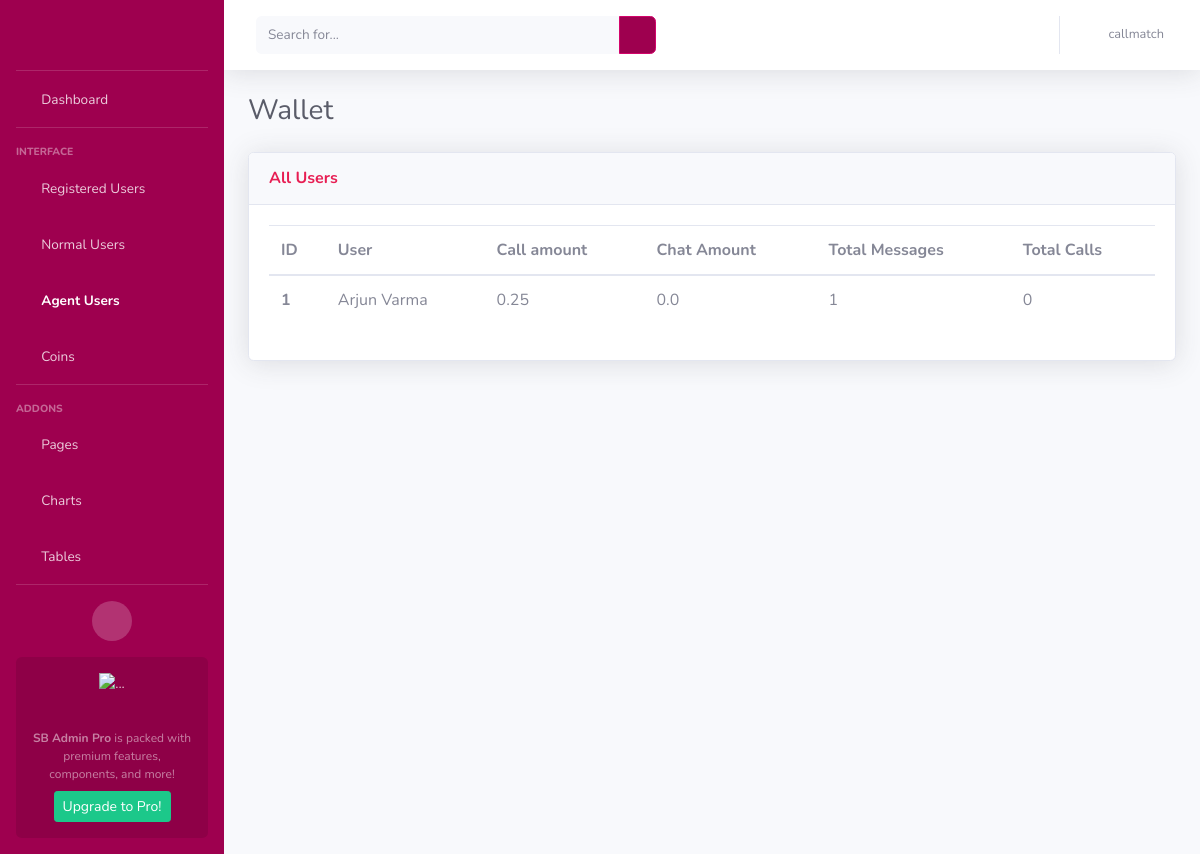
/wallet_agent_user (signed in), run on an earlier commit of the app's database.
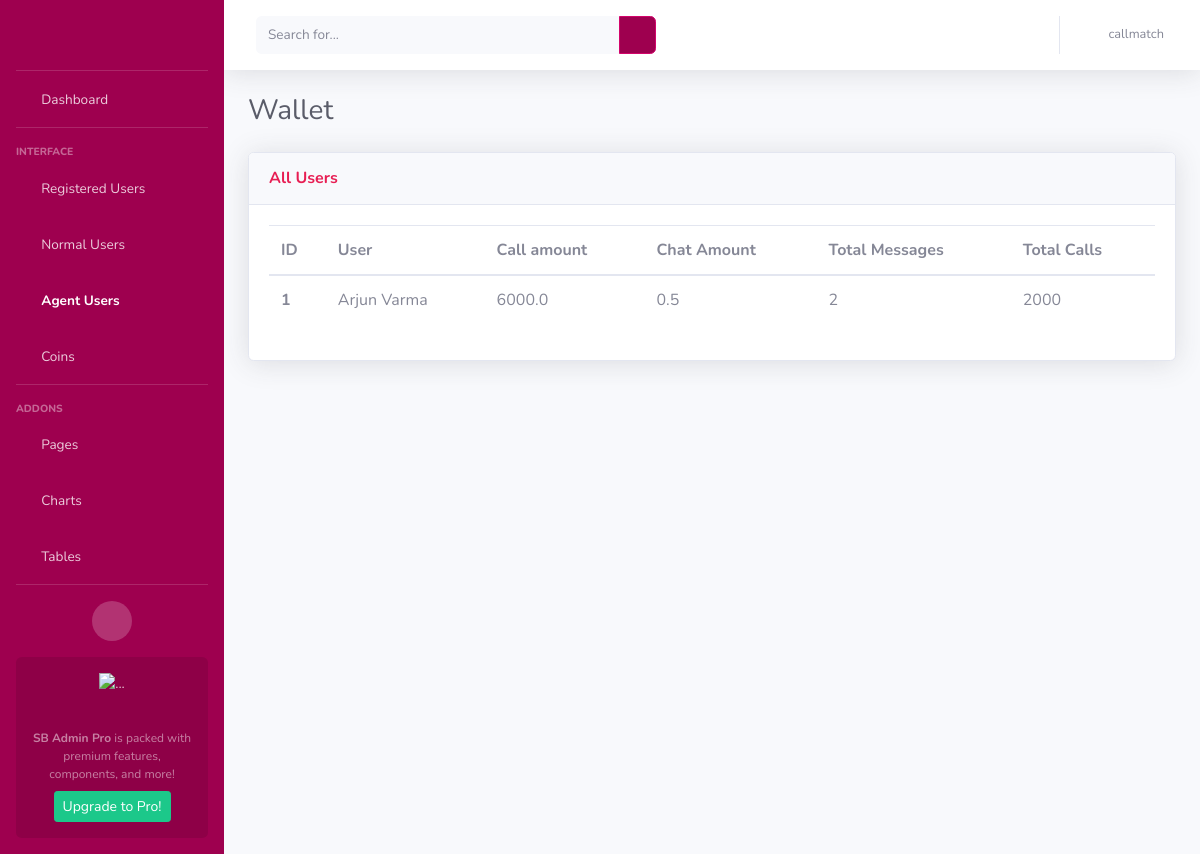
And on a later commit of the database.
### AdminApp/models.py (models this page shows, shortened)
class WalletModel(models.Model):
    wallet_id = models.AutoField(primary_key = True)
    user = models.ForeignKey(CustomerModel, on_delete=models.CASCADE)
    wallet_coins = models.IntegerField(default=300, null=True)
    messages_remaining = models.IntegerField(default=0)  # For normal users
    call_amount = models.FloatField(default=0.0)
    chat_amount = models.FloatField(default=0.0)
    total_messages_received = models.IntegerField(default=0)
    total_minutes = models.IntegerField(default=0)
    total_amount = models.FloatField(default=0.0)

class CustomerModel(models.Model):
    NORMAL_USER = 'Normal User'
    AGENT_USER = 'Agent User'
    USER_STATUS_CHOICES = [
        (NORMAL_USER, 'Normal User'),
        (AGENT_USER, 'Agent User'),
    ]
    BOTH = 'Both'
    MALAYALAM = 'Malayalam'
    TAMIL = 'Tamil'
    LANGUAGE_CHOICES = [
        (BOTH, 'Both'),
        (MALAYALAM, 'Malayalam'),
        (TAMIL, 'Tamil'),
    ]
    customer_id = models.AutoField(primary_key = True)
    customer_first_name = models.CharField(max_length=100)
    customer_last_name = models.CharField(max_length=100)
    customer_email = models.EmailField()
    customer_contact = models.CharField(max_length=50)
    status = models.CharField(
        max_length=20,
        choices=USER_STATUS_CHOICES,
        default=NORMAL_USER,
    )
    is_online = models.BooleanField(default=False)
    languages = models.CharField(
        max_length=20,
        choices=LANGUAGE_CHOICES,
        default=BOTH,
    )

### AdminApp/views.py (the view)
# urls.py: path('wallet_agent_user', views.wallet_agentuser, name='wallet_agent_users'),
def wallet_agentuser(request):
    username = request.session.get('user', None)
    if username is None:
        return redirect('/login')
    wallets = WalletModel.objects.filter(user__status='Agent User')
    return render(request, 'agentuser_wallet.html', {'wallets': wallets, 'username': username})

### templates/agentuser_wallet.html (shortened to what the changed rows need)
<!DOCTYPE html>
<html lang="en">
<head>
    {% load static %}
    <link href="{% static 'vendor/fontawesome-free/css/all.min.css' %}" rel="stylesheet" type="text/css">
    <link href="{% static 'css/sb-admin-2.min.css' %}" rel="stylesheet">
</head>
<body id="page-top">
    <div id="wrapper">
        <div id="content-wrapper" class="d-flex flex-column">
            <div id="content">
                <div class="container-fluid">
                    <div class="d-sm-flex align-items-center justify-content-between mb-4">
                        <h1 class="h3 mb-0 text-gray-800">Wallet</h1>
                    </div>
                    <div class="row">
                        <div class="col">
                            <div class="card shadow mb-4">
                                <div class="card-body">
                                    <div>
                                        <table class="table all-users">
                                          <thead>
                                            <tr>
                                              <th scope="col">ID</th>
                                              <th scope="col">User</th>
                                              <th scope="col">Call amount</th>
                                              <th scope="col">Chat Amount</th>
                                              <th scope="col">Total Messages</th>
                                              <th scope="col">Total Calls</th>
                                            </tr>
                                          </thead>
                                          <tbody>
                                          {% for wallet in wallets %}
                                            <tr>
                                                <th scope="row">{{ forloop.counter }}</th>
                                              <td>{{wallet.user.customer_first_name}} {{wallet.user.customer_last_name}}</td>
                                              <td>{{wallet.call_amount}}</td>
                                              <td>{{wallet.chat_amount}}</td>
                                              <td>{{wallet.total_messages_received}}</td>
                                              <td>{{wallet.total_minutes}}</td>
                                            </tr>
                                          {% endfor %}
                                          </tbody>
                                        </table>
                                    </div>
                                </div>
                            </div>
                        </div>
                    </div>
                </div>
            </div>
        </div>
    </div>
</body>
</html>

What changed in the data, as far as the page shows it:
changed WalletModel "Arjun": call_amount "0.25" → "6000.0"; chat_amount "0.0" → "0.5"; total_messages_received "1" → "2"; total_minutes "0" → "2000"
